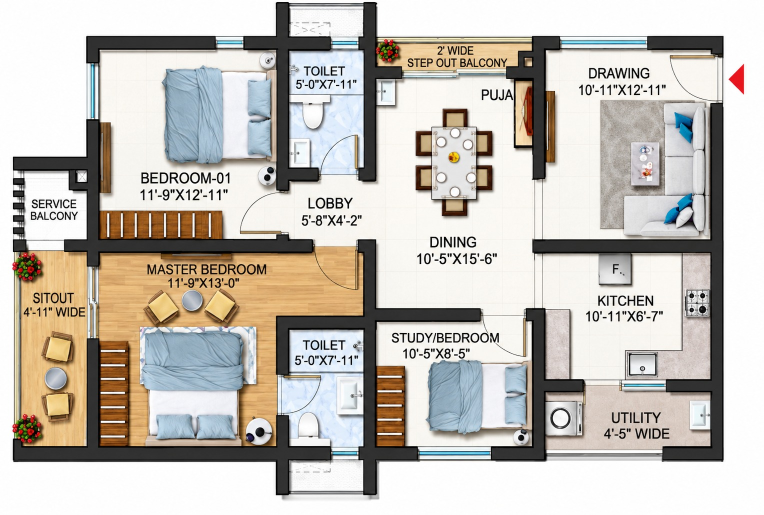
#> input picture 6th floor layout.jpeg, 1527 x 1030 px (shown at 1/2 size)
$ python -i metric_calibrator.py   (imports and definitions only)
#> lines starting #> are read from the running program, lines starting #| are printed output that depends on the picture; after the words box and inside, x2 and y2 are one past the last pixel; in counts of white or black regions, pixels touching at a corner belong together
"""
Metric Scale Calibrator Module
==============================
HomeVerse Project - Milestone G5: Metric Geometry & Dimension Calibration

Implements the multi-modal 5-tier hierarchical scale calibration engine:
  Priority 1: Matched Printed Room Dimensions (OCR) -> Provenance: MEASURED
  Priority 2: Graphical Scale Bar Measurement        -> Provenance: MEASURED
  Priority 3: Canonical Reference Objects & Tags     -> Provenance: ESTIMATED
  Priority 4: Learned ViT Multi-Task Scale Head      -> Provenance: ESTIMATED
  Priority 5: Insufficient Evidence / No-Scale Plan  -> Provenance: UNAVAILABLE

Strict Rule:
  A floor plan without verified scale cues cannot yield unique metric dimensions.
  No-scale floor plans strictly return scale = None, provenance = UNAVAILABLE,
  and zero confidence (non-hallucination contract).
"""

import math
import re
from pathlib import Path
from typing import Dict, List, Optional, Tuple, Any, Union

import cv2
import numpy as np
from PIL import Image

try:
    import pytesseract
except ImportError:
    pytesseract = None


# [93 lines left out: functions parse_dimension_string, parse_reference_single_dim, not called in this run]


class MetricScaleCalibrator:
    """
    Hierarchical Multi-Modal Scale Calibration Engine.
    Executes Priority 1 through Priority 5 with strict non-hallucination guarantees.
    """
    def __init__(
        self,
        min_plausible_ppm: float = 15.0,
        max_plausible_ppm: float = 250.0,
        ocr_conf_threshold: float = 40.0,
    ):
        self.min_plausible_ppm = min_plausible_ppm
        self.max_plausible_ppm = max_plausible_ppm
        self.ocr_conf_threshold = ocr_conf_threshold

    def extract_ocr_tokens(self, image_input: Union[str, Path, np.ndarray, Image.Image]) -> List[Dict[str, Any]]:
        """
        Runs Tesseract OCR and returns positioned text tokens with bounding boxes.
        """
        if pytesseract is None:
            return []

        if isinstance(image_input, (str, Path)):
            pil_img = Image.open(str(image_input)).convert("RGB")
        elif isinstance(image_input, np.ndarray):
            pil_img = Image.fromarray(cv2.cvtColor(image_input, cv2.COLOR_BGR2RGB))
        elif isinstance(image_input, Image.Image):
            pil_img = image_input.convert("RGB")
        else:
            return []

        orig_w, orig_h = pil_img.size

        # Preprocessing: convert to grayscale
        np_img = np.array(pil_img)
        gray = cv2.cvtColor(np_img, cv2.COLOR_RGB2GRAY)

        # First pass: standard OCR
        try:
            data = pytesseract.image_to_data(gray, output_type=pytesseract.Output.DICT)
        except Exception:
            return []

        tokens = []
        n_boxes = len(data["text"])
        for i in range(n_boxes):
            txt = data["text"][i].strip()
            conf = float(data["conf"][i])
            if not txt or conf < self.ocr_conf_threshold:
                continue

            x = int(data["left"][i])
            y = int(data["top"][i])
            w = int(data["width"][i])
            h = int(data["height"][i])
            tokens.append({
                "text": txt,
                "bbox": [x, y, w, h],
                "center": [x + w / 2.0, y + h / 2.0],
                "confidence": conf / 100.0,
            })

        # Also parse full multi-word lines
        full_text = pytesseract.image_to_string(gray)
        for line in full_text.splitlines():
            line_str = line.strip()
            dims = parse_dimension_string(line_str)
            if dims is not None and not any(t["text"] == line_str for t in tokens):
                tokens.append({
                    "text": line_str,
                    "bbox": [0, 0, orig_w, orig_h],
                    "center": [orig_w / 2.0, orig_h / 2.0],
                    "confidence": 0.70,
                })

        return tokens

    def detect_scale_bar(self, image_input: Union[str, Path, np.ndarray, Image.Image]) -> Optional[Dict[str, Any]]:
        """
        Detects graphical distance scale bar at image margins.
        A canonical architectural scale bar consists of:
          - A prominent horizontal baseline with end/middle ticks.
          - Text markings like '0', '2.5m', '5 m'.
        Returns calibration dictionary if found and verified, else None.
        """
        if isinstance(image_input, (str, Path)):
            img = cv2.imread(str(image_input))
        elif isinstance(image_input, np.ndarray):
            img = image_input.copy()
        elif isinstance(image_input, Image.Image):
            img = cv2.cvtColor(np.array(image_input), cv2.COLOR_RGB2BGR)
        else:
            return None

        if img is None:
            return None

        h, w = img.shape[:2]
        # Focus on bottom margin (typically bottom 12% of the image)
        y_start = int(h * 0.88)
        bottom_crop = img[y_start:, :]
        crop_h, crop_w = bottom_crop.shape[:2]

        gray = cv2.cvtColor(bottom_crop, cv2.COLOR_BGR2GRAY)
        edges = cv2.Canny(gray, 40, 140)

        # Detect horizontal lines
        lines = cv2.HoughLinesP(
            edges,
            rho=1,
            theta=np.pi / 180,
            threshold=40,
            minLineLength=int(w * 0.08),  # at least 8% of image width
            maxLineGap=8
        )

        if lines is None:
            return None

        # Filter strictly horizontal lines (angle <= 2 degrees)
        candidates = []
        for l in lines:
            line = l[0] if len(l.shape) > 1 else l
            x1, y1, x2, y2 = line[0], line[1], line[2], line[3]
            length = float(np.hypot(x2 - x1, y2 - y1))
            dy = abs(y2 - y1)
            dx = abs(x2 - x1)
            angle = float(np.degrees(np.arctan2(dy, max(1e-5, dx))))
            if angle <= 2.0 and length >= w * 0.08:
                # Global coordinates
                gy1 = y1 + y_start
                candidates.append({
                    "x1": min(x1, x2),
                    "x2": max(x1, x2),
                    "y": gy1,
                    "length_px": length,
                })

        if not candidates:
            return None

        # Pick longest horizontal baseline
        candidates.sort(key=lambda c: c["length_px"], reverse=True)
        best_bar = candidates[0]
        bar_len_px = best_bar["length_px"]

        # Confirm with OCR on upscaled local region around the bar
        ocr_verified = False
        bar_metric_m = 5.0  # Standard architectural default: 5 meters
        if pytesseract is not None:
            bx1 = max(0, best_bar["x1"] - 20)
            bx2 = min(w, best_bar["x2"] + 30)
            by1 = max(0, best_bar["y"] - 35)
            by2 = min(h, best_bar["y"] + 15)
            bar_roi = img[by1:by2, bx1:bx2]
            if bar_roi.size > 0:
                roi_gray = cv2.cvtColor(bar_roi, cv2.COLOR_BGR2GRAY)
                # 3x upscale for small text readability
                roi_scaled = cv2.resize(roi_gray, (0, 0), fx=3.0, fy=3.0, interpolation=cv2.INTER_CUBIC)
                _, thresh = cv2.threshold(roi_scaled, 180, 255, cv2.THRESH_BINARY)
                roi_txt = pytesseract.image_to_string(thresh, config="--psm 6").lower()

                if "5m" in roi_txt or "5 m" in roi_txt or "5" in roi_txt:
                    bar_metric_m = 5.0
                    ocr_verified = True
                elif "10m" in roi_txt or "10 m" in roi_txt:
                    bar_metric_m = 10.0
                    ocr_verified = True
                elif "2.5" in roi_txt or "25m" in roi_txt:
                    bar_metric_m = 5.0
                    ocr_verified = True

        ppm = bar_len_px / bar_metric_m
        if self.min_plausible_ppm <= ppm <= self.max_plausible_ppm:
            scale_s = 1.0 / ppm
            return {
                "scale_px_per_m": round(ppm, 3),
                "scale_m_per_px": scale_s,
                "bar_length_px": bar_len_px,
                "bar_metric_m": bar_metric_m,
                "ocr_verified": ocr_verified,
                "confidence": 0.95 if ocr_verified else 0.82,
                "provenance": "MEASURED",
            }

        return None

    # [145 lines left out: functions detect_reference_cues, match_ocr_to_rooms, not called in this run]

    def calibrate(
        self,
        image_input: Union[str, Path, np.ndarray, Image.Image],
        detected_rooms: Optional[List[Dict[str, Any]]] = None,
        vit_scale_prediction: Optional[float] = None,
        scale_mode_hint: Optional[str] = None,
    ) -> Dict[str, Any]:
        """
        Master Calibration Method executing the 5-Tier Priority Hierarchy.

        Parameters:
          image_input: floor plan image (filepath, numpy array, or PIL image)
          detected_rooms: list of detected room dictionaries with 'bbox_pixels' or 'polygon_pixels'
          vit_scale_prediction: scale prediction (px/m) from the ViT multi-task head (if available)
          scale_mode_hint: optional annotation scale_mode ('dimensioned', 'scale-bar', 'reference-object', 'no-scale')

        Returns:
          Dictionary with:
            scale_px_per_m: float or None
            scale_m_per_px: float or None
            provenance: 'MEASURED' | 'ESTIMATED' | 'UNAVAILABLE'
            tier: int (1 to 5)
            confidence: float [0.0, 1.0]
            source_description: str
            matched_evidence: list or dict
        """
        # Strict Rule for Group 4 (no-scale plans):
        # Must not fabricate metric dimensions when no observable scale evidence exists.
        if scale_mode_hint == "no-scale":
            return {
                "scale_px_per_m": None,
                "scale_m_per_px": None,
                "provenance": "UNAVAILABLE",
                "tier": 5,
                "confidence": 0.0,
                "source_description": "Strict No-Scale Floor Plan (Relative geometry only)",
                "matched_evidence": [],
                "is_calibrated": False,
            }

        # 1. Extract OCR tokens
        ocr_tokens = self.extract_ocr_tokens(image_input)

        # -------------------------------------------------------------
        # Tier 1: Matched OCR Dimension Text (MEASURED)
        # -------------------------------------------------------------
        if ocr_tokens and detected_rooms:
            tier1_res = self.match_ocr_to_rooms(ocr_tokens, detected_rooms)
            if tier1_res is not None:
                return {
                    "scale_px_per_m": tier1_res["scale_px_per_m"],
                    "scale_m_per_px": tier1_res["scale_m_per_px"],
                    "provenance": "MEASURED",
                    "tier": 1,
                    "confidence": tier1_res["confidence"],
                    "source_description": f"Matched OCR Dimension Text ({tier1_res['matched_rooms_count']} rooms)",
                    "matched_evidence": tier1_res["matched_annotations"],
                    "is_calibrated": True,
                }

        # -------------------------------------------------------------
        # Tier 2: Graphical Scale Bar (MEASURED)
        # -------------------------------------------------------------
        tier2_res = self.detect_scale_bar(image_input)
        if tier2_res is not None:
            return {
                "scale_px_per_m": tier2_res["scale_px_per_m"],
                "scale_m_per_px": tier2_res["scale_m_per_px"],
                "provenance": "MEASURED",
                "tier": 2,
                "confidence": tier2_res["confidence"],
                "source_description": f"Graphical Scale Bar ({tier2_res['bar_metric_m']}m line)",
                "matched_evidence": tier2_res,
                "is_calibrated": True,
            }

        # -------------------------------------------------------------
        # Tier 3: Reference Objects & Canonical Priors (ESTIMATED)
        # -------------------------------------------------------------
        if ocr_tokens:
            tier3_res = self.detect_reference_cues(ocr_tokens, detected_rooms)
            if tier3_res is not None:
                return {
                    "scale_px_per_m": tier3_res["scale_px_per_m"],
                    "scale_m_per_px": tier3_res["scale_m_per_px"],
                    "provenance": "ESTIMATED",
                    "tier": 3,
                    "confidence": tier3_res["confidence"],
                    "source_description": "Reference Architectural Object Tags",
                    "matched_evidence": tier3_res["evidence_details"],
                    "is_calibrated": True,
                }

        # -------------------------------------------------------------
        # Tier 4: Learned ViT Scale Prediction (ESTIMATED)
        # -------------------------------------------------------------
        if vit_scale_prediction is not None and self.min_plausible_ppm <= vit_scale_prediction <= self.max_plausible_ppm:
            return {
                "scale_px_per_m": round(vit_scale_prediction, 3),
                "scale_m_per_px": 1.0 / vit_scale_prediction,
                "provenance": "ESTIMATED",
                "tier": 4,
                "confidence": 0.55,
                "source_description": "ViT Learned Multi-Task Scale Head",
                "matched_evidence": {"vit_raw_ppm": vit_scale_prediction},
                "is_calibrated": True,
            }

        # -------------------------------------------------------------
        # Tier 5: Insufficient Scale Evidence (UNAVAILABLE)
        # -------------------------------------------------------------
        return {
            "scale_px_per_m": None,
            "scale_m_per_px": None,
            "provenance": "UNAVAILABLE",
            "tier": 5,
            "confidence": 0.0,
            "source_description": "No Reliable Scale Evidence Available",
            "matched_evidence": [],
            "is_calibrated": False,
        }

>>> import cv2
>>> picture = cv2.imread('6th floor layout.jpeg')
#> picture is the input picture: shape (1030, 1527, 3); mean B, G, R 185.1, 192.4, 197.3
>>> result = MetricScaleCalibrator().calibrate(picture)
#> in extract_ocr_tokens, `gray = cv2.cvtColor(np_img, cv2.COLOR_RGB2GRAY)`:
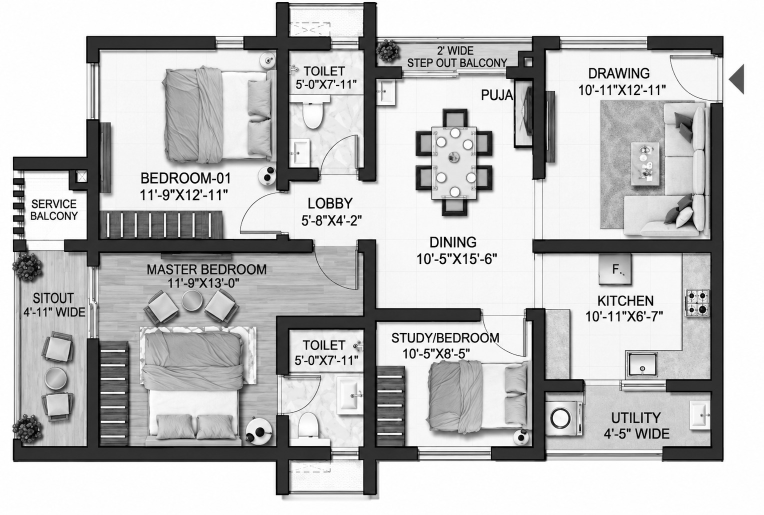
#> gray: shape (1030, 1527) (shown at 1/2 size); min 0, max 255, mean 193
#> in calibrate, `ocr_tokens = self.extract_ocr_tokens(image_input)`: ocr_tokens = []
#> in detect_scale_bar, `bottom_crop = img[y_start:, :]`:
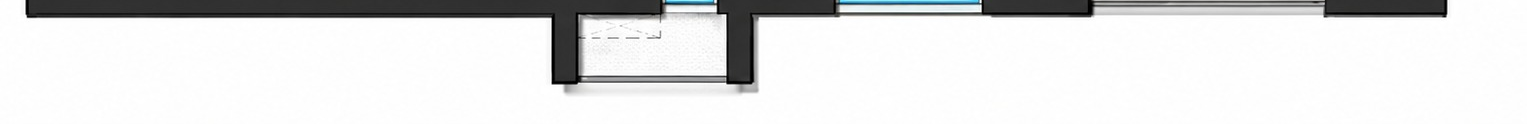
#> bottom_crop: shape (124, 1527, 3); mean B, G, R 226.2, 226.1, 225.7
#> in detect_scale_bar, `edges = cv2.Canny(gray, 40, 140)`:
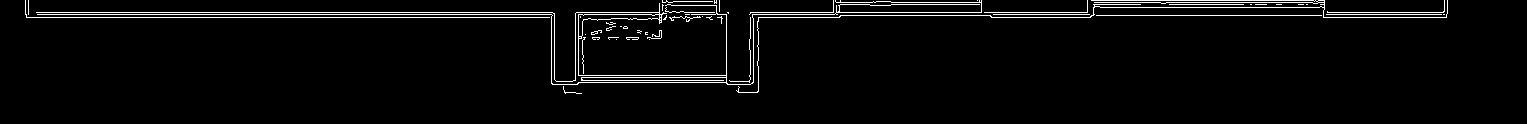
#> edges: shape (124, 1527); 3.4% white in thin lines or dots, all inside (x1, y1, x2, y2) = (25, 0, 1448, 94)
#> in detect_scale_bar, `lines = cv2.HoughLinesP( edges, rho=1, theta=np.pi / 180, threshold=40..`: lines = [[25, 12, 552, 12], [25, 14, 554, 14], [26, 17, 554, 17], [840, 15, 990, 15], [1087, 2, 1324, 2], [1087, 0, 1324, 0], [1087, 7, 1218, 7], [575, 75, 726, 75], [575, 77, 726, 77], [578, 82, 726, 82], [573, 80, 729, 80]]
#> the loop in detect_scale_bar, `for l in lines:` made 11 passes
#> (x1, y1, x2, y2, length, dx, gy1) on passes 1 to 11: (25, 12, 552, 12, 527, 527, 918), (25, 14, 554, 14, 529, 529, 920), (26, 17, 554, 17, 528, 528, 923), (840, 15, 990, 15, 150, 150, 921), (1087, 2, 1324, 2, 237, 237, 908), (1087, 0, 1324, 0, 237, 237, 906), (1087, 7, 1218, 7, 131, 131, 913), (575, 75, 726, 75, 151, 151, 981), (575, 77, 726, 77, 151, 151, 983), (578, 82, 726, 82, 148, 148, 988), (573, 80, 729, 80, 156, 156, 986)
#> after the loop in detect_scale_bar, `for l in lines:`: candidates = 11 items
#> in detect_scale_bar, `best_bar = candidates[0]`: best_bar = {'x1': 25, 'x2': 554, 'y': 920, 'length_px': 529}
#> in detect_scale_bar, `bar_len_px = best_bar["length_px"]`: bar_len_px = 529
#> in detect_scale_bar, `bx1 = max(0, best_bar["x1"] - 20)`: bx1 = 5
#> in detect_scale_bar, `bx2 = min(w, best_bar["x2"] + 30)`: bx2 = 584
#> in detect_scale_bar, `by1 = max(0, best_bar["y"] - 35)`: by1 = 885
#> in detect_scale_bar, `by2 = min(h, best_bar["y"] + 15)`: by2 = 935
#> in detect_scale_bar, `bar_roi = img[by1:by2, bx1:bx2]`:
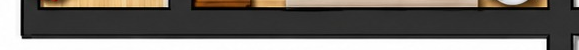
#> bar_roi: shape (50, 579, 3); mean B, G, R 101.6, 106.2, 110.3
#> in detect_scale_bar, `roi_gray = cv2.cvtColor(bar_roi, cv2.COLOR_BGR2GRAY)`:
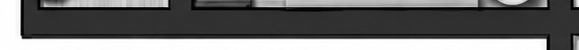
#> roi_gray: shape (50, 579); min 0, max 255, mean 106.9
#> in detect_scale_bar, `roi_scaled = cv2.resize(roi_gray, (0, 0), fx=3.0, fy=3.0, interpolatio..`:
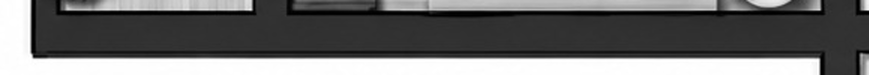
#> roi_scaled: shape (150, 1737) (shown at 1/2 size); min 0, max 255, mean 106.9
#> in detect_scale_bar, `_, thresh = cv2.threshold(roi_scaled, 180, 255, cv2.THRESH_BINARY)`:
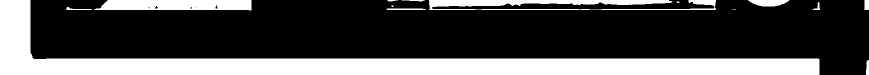
#> thresh: shape (150, 1737) (shown at 1/2 size); 28.8% white; 14 white regions (3 under 20 px), largest, box (x1, y1, x2, y2) and area: (0, 0, 1639, 150) 61232, (858, 0, 1432, 20) 6284, (188, 0, 504, 21) 5925
#> (the run stopped early here; a loop or call above may not have finished)
